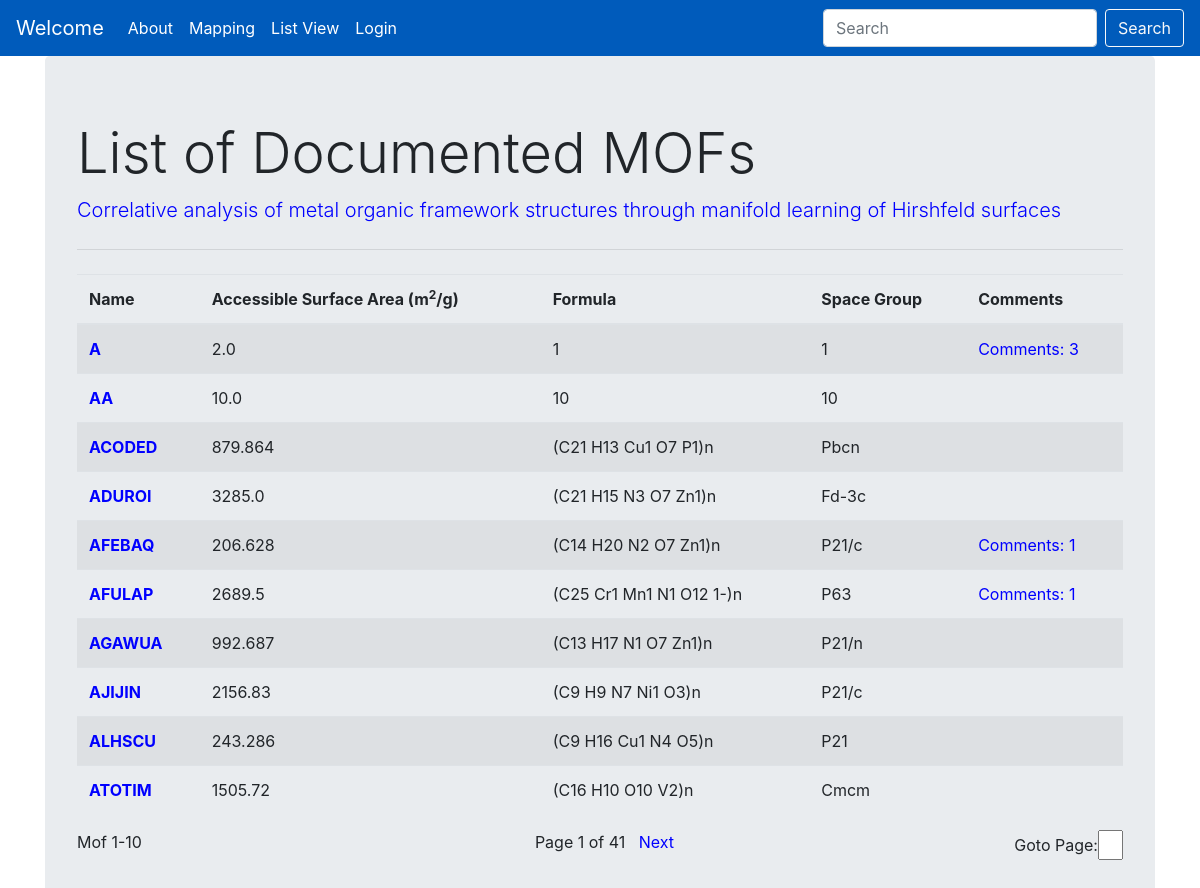
The page /mof/ on the database its author committed.
### mof_network/models.py (models this page shows, shortened)
class Mof(models.Model):
    name = models.CharField(max_length=255, primary_key=True)
    lcd = models.FloatField()
    pld = models.FloatField()
    area = models.FloatField()
    density = models.FloatField()
    formula = models.CharField(max_length=255)
    space_group = models.CharField(max_length=255)
    vol_frac = models.FloatField()
    fingerprint = models.ImageField(upload_to='comm_contrib', blank=True)

### mof_network/views.py (the view)
# urls.py: url(r'^mof/$', views.MofListView.as_view(), name='mof_list'),
class MofListView(ListView):
    context_object_name = 'mofs'
    model = Mof
    paginate_by = 10
    def get_queryset(self):
        return Mof.objects.order_by('name')

### templates/mof_network/mof_list.html (shortened to what this page needs)
<!DOCTYPE html>
{% extends "mof_network/base.html" %}
{% block body_block%}
<div class="jumbotron">
    <h2 class="display-4">List of Documented MOFs</h2>
    <p class="lead"><a href="https://pubs.rsc.org/en/content/articlelanding/2018/me/c8me00014j/unauth#!divAbstract">Correlative analysis of metal organic framework structures through manifold learning of Hirshfeld surfaces</a></p>
    <hr class="my-4">
    <table class="table table-striped">
        <thead>
        <tr>
            <th scope="col">Name</th>
            <th scope="col">Accessible Surface Area (m<sup>2</sup>/g)</th>
            <th scope="col">Formula</th>
            <th scope="col">Space Group</th>
            <th scope="col">Comments</th>
        </tr>
        </thead>
        {% for mof in mofs %}
            <tr>
                <th scope="row"><a href="{% url 'mof:mof_detail' pk=mof.pk %}">{{ mof.name }}</a></th>
                <td>{{ mof.area }}</td>
                <td>{{ mof.formula }}</td>
                <td>{{ mof.space_group }}</td>
                <td>
                    {% if mof.comments.count != 0 %}
                        <a href="{% url 'mof:mof_detail' pk=mof.pk %}">Comments: {{ mof.comments.count }}</a>
                    {% endif %}
                </td>
            </tr>
        {% endfor %}
    </table>
    <div class="row">
        {% if is_paginated %}
            <div class="col-sm-4 text-left">
                Mof {{ page_obj.start_index }}-{{ page_obj.end_index }}
            </div>
            <div class="col-sm-4 text-center">
                <span>&nbsp;&nbsp;Page {{ page_obj.number }} of {{ page_obj.paginator.num_pages }}&nbsp;&nbsp;</span>
                {% if page_obj.has_next %}
                    <span><a href="?page={{ page_obj.next_page_number }}">Next</a></span>
                {% endif %}
            </div>
            <div class="col-sm-4 text-right">
                <form>
                    Goto Page:<input type="text" name="page" style="width: 25px;">
                </form>
            </div>
        {% else %}
            <h3>Pagination Fails</h3>
            <p>Under Construction</p>
        {% endif %}
    </div>
</div>
{% endblock %}

### templates/mof_network/base.html (shortened to what this page needs)
<!DOCTYPE html>
{% load staticfiles %}
<html lang="en">
<head>
    <link rel="stylesheet" href="https://stackpath.bootstrapcdn.com/bootstrap/4.1.3/css/bootstrap.min.css">
    <link rel="stylesheet" href="{% static 'css/network.css' %}">
</head>
<body>
<nav class="navbar navbar-expand-lg sticky-top navbar-primary" style="background-color: #005bbb;">
    <a class="navbar-brand text-white" href="{% url 'mof:index' %}">Welcome</a>
    <div class="collapse navbar-collapse" id="navbarToggler">
        <ul class="navbar-nav mr-auto mt-2 mt-lg-0 navbar-right">
            <li><a class="nav-link text-white" href="{% url 'mof:about' %}">About</a></li>
            <li><a class="nav-link text-white" href="{% url 'mof:map_view' %}">Mapping</a></li>
            <li><a class="nav-link text-white" href="{% url 'mof:mof_list' %}">List View</a></li>
            {% if user.is_authenticated %}
                <li><a class="nav-link text-white" href="{% url 'mof:mof_new' %}">New Structure</a></li>
                <li><a class="nav-link text-white" href="{% url 'mof:mof_draft_list' %}">Drafts</a></li>
                <li><a class="nav-link text-white" href="#">Hi: {{ user.username }}</a></li>
                <li><a class="nav-link text-white" href="{% url 'logout' %}">Log Out</a></li>
            {% else %}
                <li><a class="nav-link text-white" href="{% url 'login' %}">Login</a></li>
            {% endif %}
        </ul>
        <form class="form-inline my-2 my-lg-0">
            <input class="form-control mr-sm-2" type="search" placeholder="Search" aria-label="Search">
            <button class="btn btn-outline-light my-2 my-sm-0" type="submit">Search</button>
        </form>
    </div>
</nav>
<div class="container">
    {% block body_block %}{% endblock %}
</div>
</body>
</html>

### static/css/network.css (style rules this page uses)
a { color: blue; text-decoration: none; }

### rows shown on the page
Mof: name "A", area "2.0", formula "1", space_group "1", comments.count "3"
Mof: name "AA", area "10.0", formula "10", space_group "10"
Mof: name "ACODED", area "879.864", formula "(C21 H13 Cu1 O7 P1)n", space_group "Pbcn"
Mof: name "ADUROI", area "3285.0", formula "(C21 H15 N3 O7 Zn1)n", space_group "Fd-3c"
Mof: name "AFEBAQ", area "206.628", formula "(C14 H20 N2 O7 Zn1)n", space_group "P21/c", comments.count "1"
Mof: name "AFULAP", area "2689.5", formula "(C25 Cr1 Mn1 N1 O12 1-)n", space_group "P63", comments.count "1"
Mof: name "AGAWUA", area "992.687", formula "(C13 H17 N1 O7 Zn1)n", space_group "P21/n"
Mof: name "AJIJIN", area "2156.83", formula "(C9 H9 N7 Ni1 O3)n", space_group "P21/c"
Mof: name "ALHSCU", area "243.286", formula "(C9 H16 Cu1 N4 O5)n", space_group "P21"
Mof: name "ATOTIM", area "1505.72", formula "(C16 H10 O10 V2)n", space_group "Cmcm"

### other values the page prints
{{ page_obj.start_index }} "1"
{{ page_obj.end_index }} "10"
{{ page_obj.number }} "1"
{{ page_obj.paginator.num_pages }} "41"
